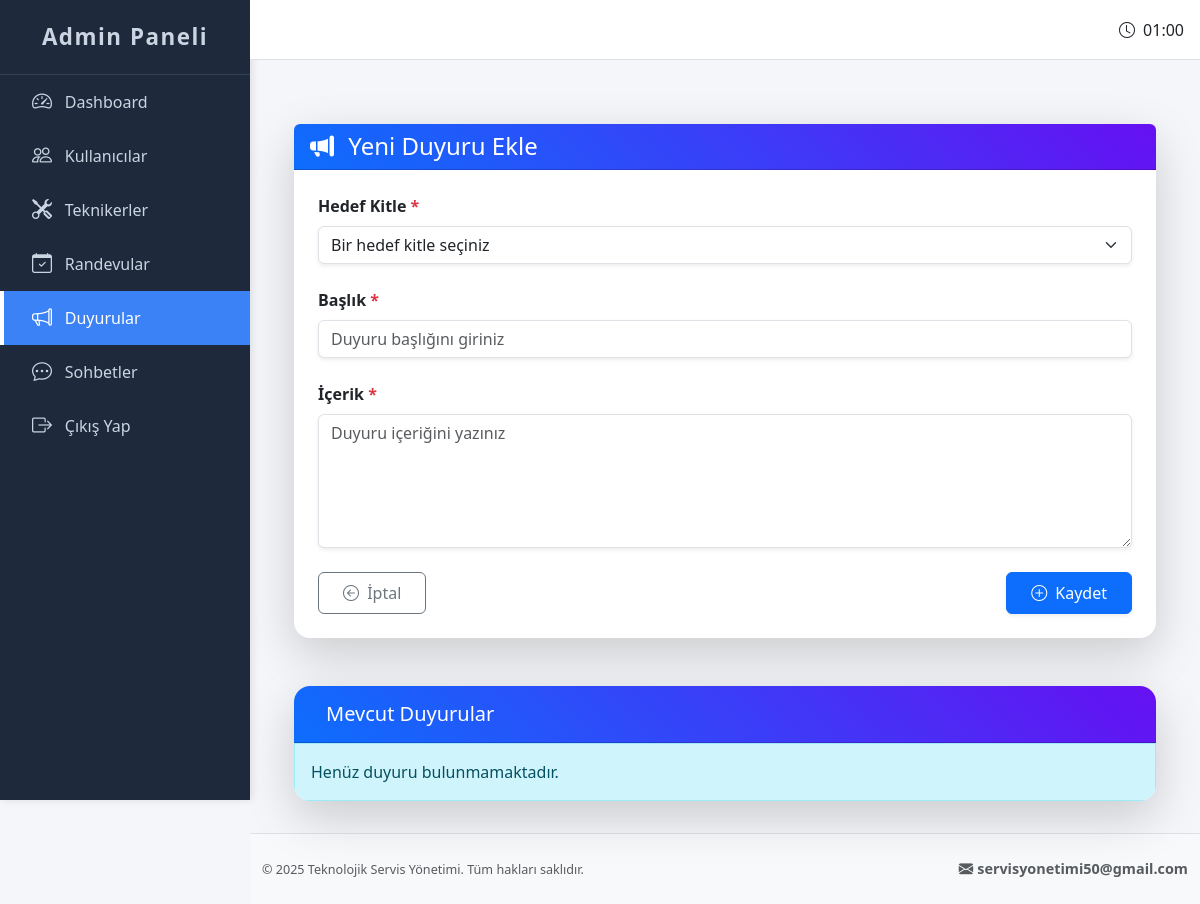
Page /admin/duyuru-ekle (signed in) on the earlier database version.
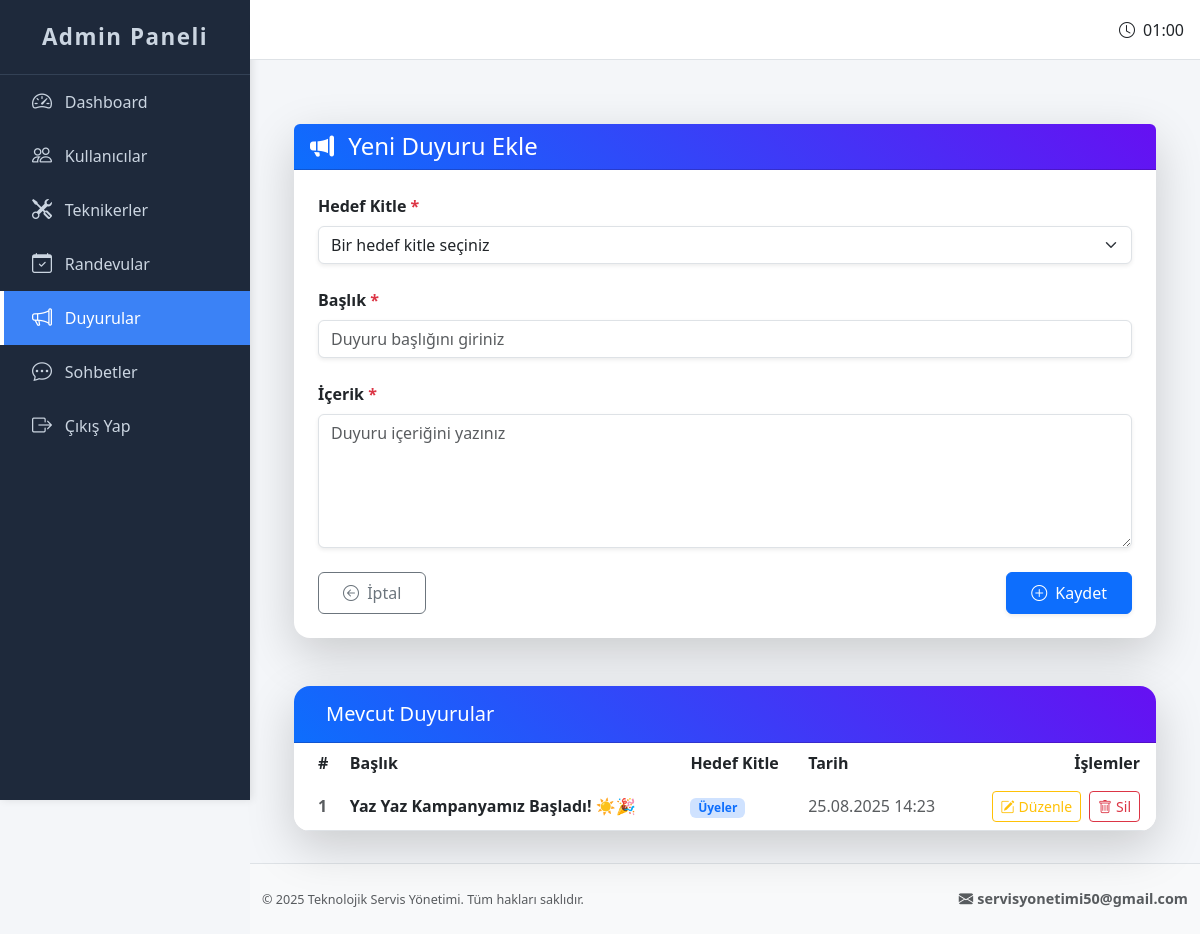
Same page on the later database version.
### app.py (models this page shows)
class Announcement(db.Model):
    id = db.Column(db.Integer, primary_key=True)
    title = db.Column(db.String(150), nullable=False)
    content = db.Column(db.Text, nullable=False)
    date_created = db.Column(db.DateTime, default=datetime.utcnow)
    target_group = db.Column(db.String(20), nullable=False)  # 'tekniker' veya 'uye'

### app.py (the view, shortened to what this page needs)
@app.route('/admin/duyuru-ekle', methods=['GET', 'POST'])
def announcement_add():
    if 'admin_id' not in session:
        flash('Bu sayfaya erişmek için önce admin girişi yapmalısınız!', 'danger')
        return redirect(url_for('admin_login'))
    admin = Admin.query.get(session.get('admin_id'))
    if not admin:
        flash('Admin hesabı bulunamadı, lütfen tekrar giriş yapınız.', 'danger')
        session.pop('admin_id', None)
        return redirect(url_for('admin_login'))
    announcements = Announcement.query.order_by(Announcement.date_created.desc()).all()
    return render_template('admin_duyuru_ekle.html', admin=admin, announcements=announcements)

### templates/admin_duyuru_ekle.html (shortened to what the changed rows need)
{% extends "base_admin.html" %}
{% block content %}
<div class="container mt-5">
  <div class="card shadow-lg border-0 rounded-4 overflow-hidden">
    <div class="card-body p-0">
      {% if announcements %}
        <div class="table-responsive">
          <table class="table table-borderless align-middle mb-0">
            <thead class="text-secondary bg-light">
              <tr>
                <th scope="col" class="ps-4">#</th>
                <th>Başlık</th>
                <th>Hedef Kitle</th>
                <th>Tarih</th>
                <th class="text-end pe-3">İşlemler</th>
              </tr>
            </thead>
            <tbody>
              {% for duyuru in announcements %}
              <tr class="border-bottom">
                <td class="ps-4 fw-semibold text-muted">{{ duyuru.id }}</td>
                <td class="fw-semibold">{{ duyuru.title }}</td>
                <td>
                  {% if duyuru.target_group == 'uye' %}
                    <span class="badge bg-primary-subtle text-primary">Üyeler</span>
                  {% elif duyuru.target_group == 'tekniker' %}
                    <span class="badge bg-success-subtle text-success">Teknikerler</span>
                  {% else %}
                    <span class="badge bg-secondary-subtle text-secondary">Diğer</span>
                  {% endif %}
                </td>
                <td class="text-muted">{{ duyuru.date_created.strftime('%d.%m.%Y %H:%M') }}</td>
                <td class="d-flex justify-content-end gap-2 pe-3">
                  <a href="{{ url_for('announcement_edit', id=duyuru.id) }}"
                     class="btn btn-sm btn-outline-warning d-flex align-items-center gap-1">
                    <i class="bi bi-pencil-square"></i><span>Düzenle</span>
                  </a>
                  <button type="button" class="btn btn-sm btn-outline-danger d-flex align-items-center gap-1"
                    data-bs-toggle="modal" data-bs-target="#deleteModal"
                    data-duyuru-id="{{ duyuru.id }}" data-duyuru-baslik="{{ duyuru.title }}">
                    <i class="bi bi-trash"></i><span>Sil</span>
                  </button>
                </td>
              </tr>
              {% endfor %}
            </tbody>
          </table>
        </div>
      {% else %}
        <div class="alert alert-info rounded-0 mb-0">Henüz duyuru bulunmamaktadır.</div>
      {% endif %}
    </div>
  </div>
</div>
{% endblock %}

Differences in the rows shown:
added Announcement: id "1", title "Yaz Yaz Kampanyamız Başladı! ☀️🎉", target_group "Üyeler", date_created "25.08.2025 14:23"
Other differences:
text no longer shown: "Henüz duyuru bulunmamaktadır."
text now shown: "# Başlık Hedef Kitle Tarih İşlemler"
